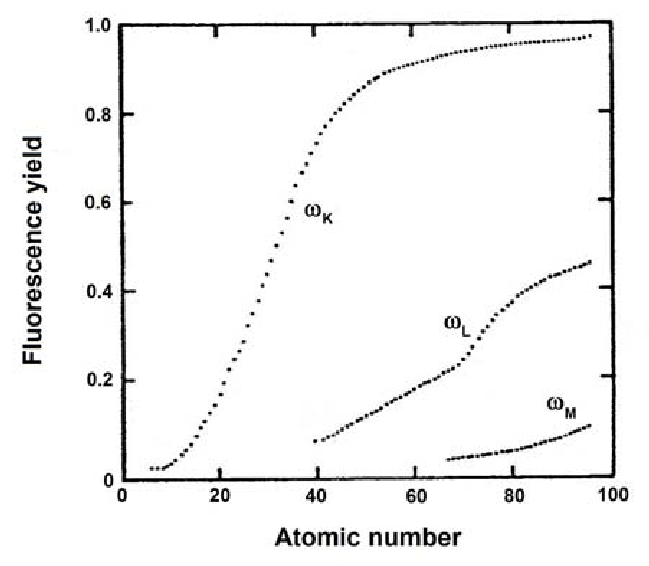
#> input picture Day 3/images/fluorescenceYield3.png, 649 x 566 px
$ jupyter execute --allow-errors 09AM_Introduction_Spectroscopy.ipynb   (shell and % lines are left out)
#> lines starting #> are read from the running program, lines starting #| are printed output that depends on the picture
<font size = "5"> **Day 3: [Spectroscopic Data & ML‑Enabled Analysis](../MLSTEM2026.ipynb)** </font>

<hr style="height:1px;border-top:4px solid #FF8200" />

[Download](https://raw.githubusercontent.com/gduscher/MLSTEM2025//main/Day%203/09AM_Introduction_Spectroscopy.ipynb)

[](
    https://colab.research.google.com/github/gduscher/MLSTEM2026/blob/main/Day%203/09AM_Introduction_Spectroscopy.ipynb)

# Introduction to Spectroscopy in Electron Microscopy
Lecturer: Gerd Duscher

part of the workshop of

<font size = "5"> **[Machine Learning for Electron Microscopy](../MLSTEM2026.ipynb)**</font>

**Day3: Spectroscopy, Principal Component Analysis, and Non-
Negative Matrix Factorization**
<table style="margin-right:auto;margin-left:0px">
  <tr>
    <td>Gerd Duscher </td>
    <td>Sergei Kalinin</td>
  </tr>
  <tr>
    <td colspan="2"><center>Microscopy Facilities</td>
  </tr>

  <tr>
    <td colspan="2"><center>Materials Science & Engineering</td>
    <td></td>
  </tr>
  <tr>
    <td colspan="2"><center>Institute of Advanced Materials & Manufacturing</td>
  </tr>
  <tr>
    <td colspan="2"><center> The University of Tennessee, Knoxville</center> </td>
  </tr>
</table>

**June 2026**

## Overview
We explore all the different contributions to EELS and  EDS spectra

This is a prerequisite for identifying and analyzing EDS and EELS spectra.

## Load packages
### Check for Newest Versions

## Load relevant python packages
### Check Installed Packages

[cell 1]
import sys
import importlib.metadata
def test_package(package_name):
    """Test if package exists and returns version or -1"""
    try:
        version = importlib.metadata.version(package_name)
    except importlib.metadata.PackageNotFoundError:
        version = '-1'
    return version

if test_package('pyTEMlib') < '0.2025.4.2':
    print('installing pyTEMlib')
    !{sys.executable} -m pip install  --upgrade pyTEMlib -q

print('done')

### Load the plotting and figure packages
Import the python packages that we will use:

Beside the basic numerical (numpy) and plotting (pylab of matplotlib) libraries,
* three dimensional plotting
and some libraries from the book
* kinematic scattering library.

[cell 2]
import matplotlib.pyplot as plt
import numpy as np
import sys
import os
if 'google.colab' in sys.modules:
    from google.colab import output
    from google.colab import drive
    output.enable_custom_widget_manager()

from pyTEMlib.xrpa_x_sections import x_sections
__notebook__ = '1-Introduction_X_Rays'
__notebook_version__ = '2023_01_22'

## Inelastic Scattering:

When a high energy electron collides with matter there are several process going on:

### Inelastic Scattering

After some time (femto seconds to minutes) this atoms falls back to the ground state and after a little while longer (femto seconds), the atom emits this energy either in form of photons (in the light and  X-ray spectrum)  or Auger electron.

### Inelastic Excitation
Energy is transfered to an atom in ground state and after a while (femto seconds) this atoms will change its electron levels and shell occupations and becomes an excited atom.

After some time (femto seconds to minutes) this atoms falls back to the ground state and after a little while longer (femto seconds), the atom emits this energy either in form of photons (in the light and  X-ray spectrum)  or Auger electron.

## Introduction to EELS

### Parts of an EELS Spectrum:

**No energy transfer**

The zero--loss peak is caused by electrons of the acceleration energy which apparently did not loose any energy (or only a tiny amount in a quasi--elastic scattering).

**Little energy transfer: 1-70 eV**

The valence--loss region shows intraband, interband, and plasmon  transitions.

**High energy transfer: above 70 eV**

The core--loss region contains excitation from the atom core levels into the conduction band appear as saw tooth like edges.

### EELS Spectrometer

We use a magnetic field to bend the electron beam (here 90$^{\rm o}$) which acts like a prism for light and separates the electrons by spead (kinetic energy). The faster electrons will get bent less.

With such a prism for electrons we can determine the energy lost in the sample.

### Low Loss Region:
The probability of a low-loss excitation in a solid angle is:
$$\frac{\partial^2 P}{(\partial E \partial \Omega) }= t*  \frac{e}{\pi^2 a_0 m_0 v^2} {\rm Im} \left[ \frac{-1}{\varepsilon(q,E)} \right]
         \left( \frac{1}{\theta^2+\theta_E^2}\right)$$

Please see **Kroeger Formalism** for inclusion of retardation effects, and surface plasmons.

The beauty of ``Low--Loss spectroscopy`` is its derivation of the dielectric function to high energies without prior knowledge of the composition. The signal is strong and the acquisition time is mostly restricted by the dynamic range of the spectrum.

**Think of low-loss spectroscopy as Electrodynamics**

The advantages of EELS is the derivation of these values spatially resolved.
And from a linescan across an Si/SiO$_2$ interface the dielectric function per pixel can be obtained. From that we can calculate the dielectric polarizability $\alpha_e (E)$, which may be  a measure of the dielectric strength.

We obtain more or less easily:
- relative thickness
- absolute thickness
- inelastic mean free path
- plasmon frequency
- plasmon width
- band gap
- dielectric function
- reflectivity
- absorption
- effective number of electrons per atoms

### Core --Loss Spectroscopy

As we can see in figure below the energies of the core shells are well defined and can be viewed as delta functions, unlike in the low loss region where the broad valence bands are the initial state. In both cases, however, we excite electrons into the conduction band.

*Excitation from a core-shell state up into the conduction band above the Fermi level.*

If we look at the transition between two states $< \Phi_f | H | \Phi_i >$ the transition should be quite sharp. In the case of the low-loss spectrum, we have many initial (the valence) states and many final (the conduction) states. The spectrum will be a convolution of these states.

The features of the core--loss edges are, therefore, much sharper than any details in the low--loss region. Because only the final states contribute to the features. These sharp features enable a wide variety of analysis to determine the chemical compositions and chemical bonding, probing the local conduction band of the sample.

#### Chemical Composition

In this chapter we use the area under the ionization edge to determine the chemical composition of a (small) sample volume.
The equation used to determine the number of atoms per unit volume $N$ (also called areal density) is:
\begin{equation}
I_{edge}(\beta, \Delta E) = N I_{0}(\beta) \sigma_{edge}(\beta, \Delta E)
\end{equation}

$I_0$ is the number of electrons hitting the sample, and so directly comparable to the beam current.

The equation can be approximated assuming that the spectrum has not been corrected for single scattering:
\begin{equation}
I_{edge}(\beta, \Delta E) = N I_{low-loss}(\beta,\Delta E) \sigma_{edge}(\beta, \Delta E)
\end{equation}
where $\beta$ is the collection angle and $\sigma_{edge}$ is the **partial** cross--section (for energy window $\Delta E$) for the core--loss excitation.

>
> It is this cross-section $ \sigma_{edge}$ that we will fit to the spectrm.
>
We will use this cross-section and the background to determine the chemical composition of a spectrum.

### Components of a core loss spectrum

-background

-absorption edges

These are the components which we fit to the spectrum.

### Fitting a Spectrum

We are revisiting the above the fundamental equation of the chemical composition:

We already calibrated the cross section in per $nm^2$ and so if we start again from the fundamental equation:

\begin{equation}
I_{edge}(\beta, \Delta E) = N I_{0}(\beta) \sigma_{edge}(\beta, \Delta E)
\end{equation}

and as above we calibrate the intensity of the spectrum by $I_{spectrum}/I_0$ then we get::

\begin{equation}
\frac{I_{edge}(\beta, \Delta E)}{I_0} = I^{norm}_{edge}  = N \sigma_{edge}(\beta, \Delta E)
\end{equation}

and if we fit the calibrated intensity with the cross section then we can replace$I^{norm}_{edge}$ by a fitting value $q_{edge}$ multiplied by cross section $\sigma$:

$$
N =  \frac{I_{edge}(\beta, \Delta E)/I_0}{\sigma_{edge}(\beta, \Delta E)}  = \frac{I^{norm}_{edge}}{\sigma_{edge}(\beta, \Delta E)} = \frac{q_{edge} * \sigma_{edge}(\beta, \Delta E)}{\sigma_{edge}(\beta, \Delta E)} = q_{edge}
$$

and N is in atoms per nm$^2$.

So a fit to a callibrated spectrum as above, will get us a ``fitting parameter`` which is an ``areal density`` (which is a legitimate thermodynamic quantity).

And for the relative composition we get:
$$
\frac{N_a}{N_b}= \frac{q_a}{q_b}
$$

Later we will do this kind of a fit by:
- calibrate the intensity in the spectrum (in ppm)
- using  cross section in units of nm$^2$

>
> Please note that for the relative composition , the $I_0$ will fall out and so a fit to a spectrum without calibrated intensity will still give the relative intensity accurately.
>

### Preparing the fitting mask

Our theoretical cross sections do not include any solid state effects (band structure) and so the fine structure at the onset of the spectra must be omitted in a quantification.

These parts of the spectrum will be simply set to zero. We plot the masked spectrum that will be evaluated.

### Summary of Core Loss EELS

We use a cross section in unsits of nm$^2$ and a calibrated spectrum to fit a cross section to each edge.

The fitting parameter is then the areal density of the element.

We only fit the part of the spectrum we know which is the single atom part of the edge, and avoid to fit any solid state effects at the onset of the edge.

The interpreation of solid state effects at the onset are discussed in the [energy-loss near-edge structure (ELNES)](./CH4_10-ELNES.ipynb) notebook.

## Other Spectroscopy Methods
In an TEM and SEM there are quite a few inelastic signals available:
- Secondary electrons
- X-Rays
- Auger electrons
- Light (photons in visible range)

## X-Rays
Here we consider only X-Rays and Auger Electrons as those originate from competing processes:

The excited atom has two possibilities to return to the ground state:

We consider the energy before and after the relaxation process.
### X-Ray branch
The emitted photon has the energy of the energy gained in the relaxtion process. In the carbon atom case above, an electron from the 2p states relaxes to the *1s* state: from the L$_3$ to the K shell.

The energy difference of a  photon is the $E_K$ - $E_L$, which is well in the X-ray range.

*Please note that the transition from 2s to 1s is dipole forbidden and cannot occur.*

### Auger  branch
The emitted electron leaves behind an atom with a closed K shell ($-E_K$) and looses two 2p electrons ($+2 E_L$. This energy will be transfered to the Auger electron as kinetic energy $ E_{kin} = E_K-2E_L$

[cell 3]
##
E_K = 284 # in eV
E_L = 7   # in eV

print(f'X-ray photon has the energy {E_K-E_L} eV')
print(f'Auger electron has the kinetic energy {E_K-2* E_L} eV')

### Fluorescent Yield

The Auger and X-ray branches are not equally probable. In the carbon atom characteristic X-ray emission occurs at about 26% of the K-shell ionization.

The fraction that of the ionization that *yields* photons is called **fluorescent yield** $\omega$.

The fluorescent yield is strongly dependent on the atomic number [E.A. Preoteasa et al. 2012 – ISBN 978-1-61470-208-5]:

The fluorescent yield follows approximatively an equation  of the form:

$$ \omega = \frac{Z^4}{\alpha+Z^4} $$
with
- $Z$: atomic number
- $\alpha$: constant about 10$^6$ for K lines

[cell 4]
Z =  np.linspace(1,100,100)

alpha_K = 1e6
alpha_L = 6.5e7
alpha_M = 8*1e8#2.2e10
omega_K = Z**4/(alpha_K+Z**4)
omega_L = Z**4/(alpha_L+Z**4)
omega_M = Z**4/(alpha_M+Z**4)

plt.figure()
plt.plot(Z,omega_K, label='K')
plt.plot(Z,omega_L, label='L')
plt.plot(Z,omega_M, label='M')
plt.legend()
plt.xlabel('atomic number Z')
plt.ylabel('fluorescent yield $\omega$ [photons/ionization]')
plt.axhline(y=0., color='gray', linewidth=0.5);

## uncomment lines below for log scale
# plt.gca().set_yscale('log')
# plt.ylim(1e-4, 0.9)
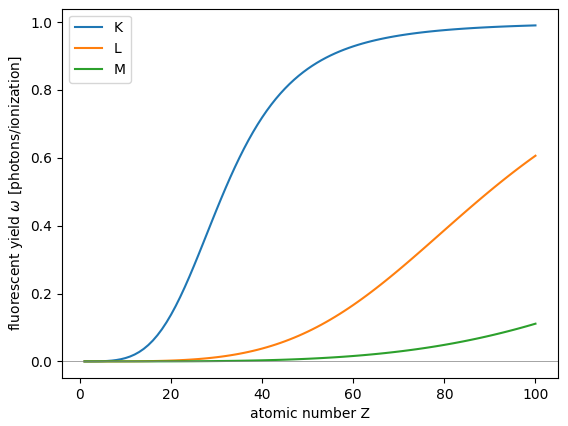
#> figure drawn by matplotlib, 1 panel; curve peaks at x = 100, y = 0.99; curve peaks at x = 100, y = 0.606; curve peaks at x = 100, y = 0.111

#### Comparison

The data and formula agree quite well given the simplicty of the model.

[cell 5]
fname = './images/fluorescenceYield3.png'
im = plt.imread(fname)
#> im is the input picture: shape (566, 649, 4) float32; mean R, G, B, A 0.958, 0.958, 0.958, 1
Z =  np.linspace(1,100,100)

alpha_K = .9e6
alpha_L = 6.e7
alpha_M = 6*1e8#2.2e10
omega_K = Z**4/(alpha_K+Z**4)
omega_L = Z**4/(alpha_L+Z**4)
omega_M = Z**4/(alpha_M+Z**4)


plt.figure()

plt.imshow(im, cmap = 'gray', extent = (-25, 107,-.195,1.056))
plt.plot(Z,omega_K, label='K')
plt.plot(Z,omega_L, label='L')
plt.plot(Z,omega_M, label='M')
plt.legend()

plt.gca().set_aspect('auto')
#plt.axhline(y=0., color='gray', linewidth=0.5);
#plt.axhline(y=1., color='gray', linewidth=0.5);
#plt.axvline(x=0., color='gray', linewidth=0.5);
#plt.axvline(x=100., color='gray', linewidth=0.5);
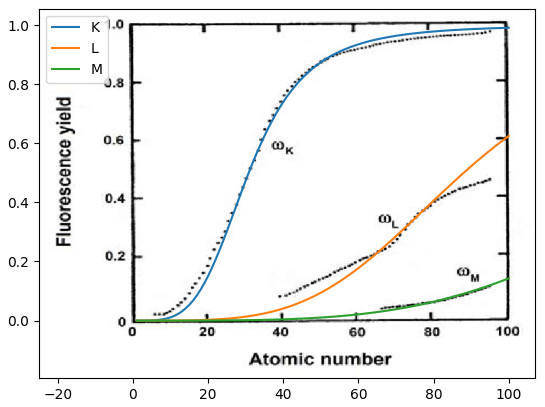
#> figure drawn by matplotlib, 1 panel

## Energy Dispersive Spectrum

An energy dispersive X-ray spectrum (EDS)contains two different parts:
- [Characteristic X-ray peaks](./CH4_14-Characteristic_X_Rays.ipynb)
- [Bremsstrahlung](./CH4_13-Bremsstrahlung.ipynb)


The Bremsstrahlung causes the background the characteristic X-ray peaks are sitting on.

### Bremsstrahlung
The Bremsstrahlung causes the background the characteristic X-ray peaks are sitting on.

Because of the repulsion a fast electron by the negative electron cloud in a solid. such an electron will be de-accelerated or deflected. Any acceleration (negative or positive) is related with a photon (possibly only as an exchagne particle which is the basis of Quantum Eletrodynamics).

The energy loss in the braking of an electron will cause the emission of Bremsstrahlung (braking radiation). The energy of the photon of this electromagnetic radiation is directly the photon energy.

Thus the Bremsstrahlung spans the energies from the incident electron's energy down to a practical limit of about 100eV. The Bremsstrahlung is therefore sometimes refered to as X-ray continuum.

The Bremsstrahlung is anoistropic, peaked in the forwad direction of the incident electron.

[cell 6]
Z = 26
E_0 = 10 # keV

K = -4000
I = 1

E = energy_scale = np.linspace(.1,30,2048) #in keV
N_E = I*K*Z*(E-E_0)/E

Z2 = 58
E_02 = 100 # keV
N_E2 = I*K*Z2*(E-E_02)/E

plt.figure()
plt.plot(energy_scale, N_E, label= f'Fe: {E_0} keV');
plt.plot(energy_scale, N_E2, label= f'Ce: {E_02} keV');
plt.axhline(y=0., color='gray', linestyle='-', linewidth = 0.5)
plt.ylim( -1e5, 1e7)
plt.legend();
#> (the rest of the program and of its run is left out)
